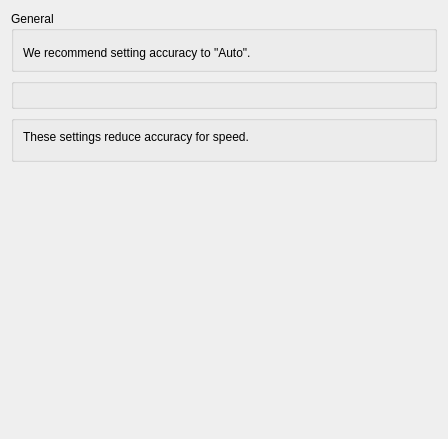
<?xml version="1.0" encoding="UTF-8"?>
<ui version="4.0">
 <class>ConfigureCpu</class>
 <widget class="QWidget" name="ConfigureCpu">
  <property name="geometry">
   <rect>
    <x>0</x>
    <y>0</y>
    <width>448</width>
    <height>439</height>
   </rect>
  </property>
  <property name="windowTitle">
   <string>Form</string>
  </property>
  <property name="accessibleName">
   <string>CPU</string>
  </property>
  <layout class="QVBoxLayout" name="vboxlayout_2" stretch="0">
   <item>
    <layout class="QVBoxLayout" name="vboxlayout">
     <property name="bottomMargin">
      <number>0</number>
     </property>
     <item>
      <widget class="QGroupBox" name="groupBox">
       <property name="title">
        <string>General</string>
       </property>
       <layout class="QVBoxLayout" name="general_layout">
        <item>
         <widget class="QWidget" name="widget_accuracy" native="true">
          <layout class="QVBoxLayout" name="verticalLayout">
           <property name="leftMargin">
            <number>0</number>
           </property>
           <property name="topMargin">
            <number>0</number>
           </property>
           <property name="rightMargin">
            <number>0</number>
           </property>
           <property name="bottomMargin">
            <number>0</number>
           </property>
          </layout>
         </widget>
        </item>
        <item>
         <widget class="QLabel" name="label_recommended_accuracy">
          <property name="text">
           <string>We recommend setting accuracy to &quot;Auto&quot;.</string>
          </property>
          <property name="wordWrap">
           <bool>false</bool>
          </property>
         </widget>
        </item>
       </layout>
      </widget>
     </item>
     <item>
      <widget class="QGroupBox" name="backend_group">
       <property name="visible">
        <bool>false</bool>
       </property>
       <property name="catalogueKey" stdset="0">
        <string notr="true">cpu_backend</string>
       </property>
       <layout class="QVBoxLayout">
        <item>
         <widget class="QWidget" name="widget_backend" native="true">
          <layout class="QVBoxLayout" name="verticalLayout1">
           <property name="leftMargin">
            <number>0</number>
           </property>
           <property name="topMargin">
            <number>0</number>
           </property>
           <property name="rightMargin">
            <number>0</number>
           </property>
           <property name="bottomMargin">
            <number>0</number>
           </property>
          </layout>
         </widget>
        </item>
       </layout>
      </widget>
     </item>
     <item>
      <widget class="QGroupBox" name="unsafe_group">
       <property name="catalogueText" stdset="0">
        <string notr="true">category.CpuUnsafe</string>
       </property>
       <layout class="QVBoxLayout">
        <item>
         <widget class="QLabel" name="label_accuracy_description">
          <property name="text">
           <string>These settings reduce accuracy for speed.</string>
          </property>
          <property name="wordWrap">
           <bool>false</bool>
          </property>
         </widget>
        </item>
        <item>
         <widget class="QWidget" name="unsafe_widget" native="true">
          <layout class="QVBoxLayout" name="unsafe_layout">
           <property name="leftMargin">
            <number>0</number>
           </property>
           <property name="topMargin">
            <number>0</number>
           </property>
           <property name="rightMargin">
            <number>0</number>
           </property>
           <property name="bottomMargin">
            <number>0</number>
           </property>
          </layout>
         </widget>
        </item>
       </layout>
      </widget>
     </item>
     <item>
      <spacer name="verticalSpacer">
       <property name="orientation">
        <enum>Qt::Orientation::Vertical</enum>
       </property>
       <property name="sizeType">
        <enum>QSizePolicy::Policy::Expanding</enum>
       </property>
       <property name="sizeHint" stdset="0">
        <size>
         <width>20</width>
         <height>40</height>
        </size>
       </property>
      </spacer>
     </item>
    </layout>
   </item>
  </layout>
 </widget>
 <resources/>
 <connections/>
</ui>
